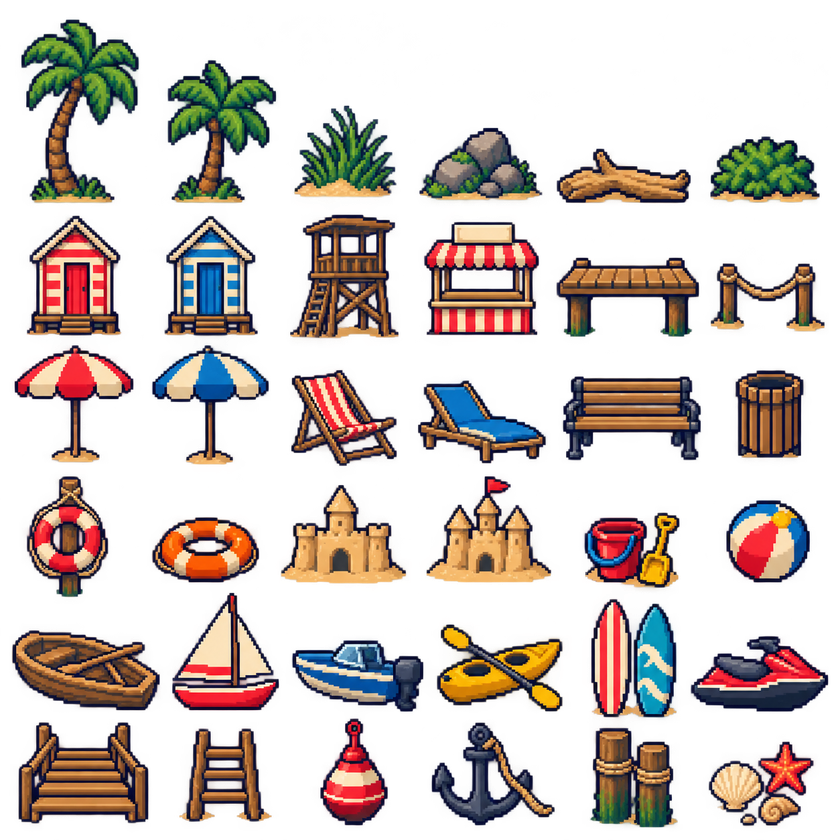
#> input picture assets/reference/beach-props-sheet-v1/source.png, 840 x 840 px, shrunk from 1254 x 1254 before the run
$ python prepare_beach_props_v1.py
#> lines starting #> are read from the running program, lines starting #| are printed output that depends on the picture; after the words box and inside, x2 and y2 are one past the last pixel; in counts of white or black regions, pixels touching at a corner belong together
### tools/prepare_food_icons_v1.py
"""Cuts the 81 items out of the Retro Pixel Food Icon Collection sheet, reduces each to a small pixel-art
cell and adds one Art Lab comparison per item (titles start with "FOOD ").

Usage:  python tools/prepare_food_icons_v1.py ["path/to/sheet.png"]
Needs only numpy and Pillow. Safe to re-run: it replaces the earlier "FOOD NN ..." entries in data/art_lab.json.

How an item is made
  1. Background: dark outline pixels are walls, the background is flood-filled in from the sheet border.
  2. Items are the connected blobs left over (found on a 1/3 scale mask).
  3. Each item is palette-quantised, then reduced block by block: majority colour per block, but the dark
     outline wins a block when it covers a fifth of it, so outlines stay one clean pixel wide.
  4. Scale follows the live foods: the hot dog on the sheet becomes a 32 px wide cell, shown at 0.25 as 8 px
     wide (4x art, so the pixels land on single screen pixels at the 1280x720 window).
"""
import json
import sys
from pathlib import Path

import numpy as np
from PIL import Image

ROOT = Path(__file__).resolve().parent.parent
SHEET = Path(sys.argv[1] if len(sys.argv) > 1 else r"C:\Users\david\Desktop\GAssets\Retro Pixel Food Icon Collection.png")
OUT_DIR = ROOT / "assets" / "lab" / "food-icons-v1"  # assets/lab is imported by Godot and excluded from exports
ATLAS = OUT_DIR / "food-icons-atlas-v1.png"
RES_ATLAS = "res://assets/lab/food-icons-v1/food-icons-atlas-v1.png"
LAB = ROOT / "data" / "art_lab.json"

WALL_LUMA = 55  # outline pixels block the background fill
ART_SCALE = 4  # art px per game px: the cell is drawn at 4x and shown at 0.25, so 1 art px = 1 screen px at the 1280x720 window
HOTDOG_ART_WIDTH = 8.0 * ART_SCALE  # px the sheet's hot dog (item 54) becomes in the art cell
OUTLINE_SHARE = 0.20  # a block turns into outline when this share of its opaque pixels is outline
OUTLINE_LUMA = 36  # palette colours darker than this are outline; chocolate and coffee browns stay fill
PALETTE_COLOURS = 20
LIVE_SHEET_ITEM = 54

# index -> (name, live food it is compared against, True when that food is a real match)
PIZZA, DOUGHNUT, SANDWICH = "food_half_eaten_pizza", "food_half_eaten_doughnut", "food_half_eaten_sandwich"
CREAM, BAG, BOX, FISH, DOG = "food_ice_cream", "food_crisps_bag", "food_crisps_box", "food_fried_fish", "food_hotdog"
ITEMS = [
	("PIZZA SLICE CHEESE", PIZZA, True), ("PIZZA SLICE PEPPERONI", PIZZA, True), ("PIZZA SLICE MUSHROOM", PIZZA, True),
	("PIZZA SLICE VEGGIE", PIZZA, True), ("PIZZA SLICE HAWAIIAN", PIZZA, True), ("PIZZA SLICE WHITE", PIZZA, True),
	("PIZZA SLICE HAM CORN", PIZZA, True), ("PIZZA SLICE ROCKET", PIZZA, True), ("PIZZA SLICE BASIL", PIZZA, True),
	("PIZZA BOX", PIZZA, False),
	("PIZZA BASIL", PIZZA, True), ("PIZZA PEPPERONI", PIZZA, True), ("PIZZA MUSHROOM", PIZZA, True), ("PIZZA VEGGIE", PIZZA, True),
	("PIZZA HAWAIIAN", PIZZA, True), ("PIZZA ROCKET", PIZZA, True), ("PIZZA MARGHERITA", PIZZA, True),
	("DOUGHNUT PINK SPRINKLES", DOUGHNUT, True), ("DOUGHNUT CHOC SPRINKLES", DOUGHNUT, True), ("DOUGHNUT WHITE SPRINKLES", DOUGHNUT, True),
	("DOUGHNUT PLAIN", DOUGHNUT, True), ("DOUGHNUT CHOC DRIZZLE", DOUGHNUT, True), ("DOUGHNUT PINK DRIZZLE", DOUGHNUT, True),
	("DOUGHNUT SUGAR", DOUGHNUT, True), ("DOUGHNUT CHOC NUTS", DOUGHNUT, True), ("DOUGHNUT BERRY", DOUGHNUT, True),
	("DOUGHNUT BOX", DOUGHNUT, False),
	("CONE VANILLA", CREAM, True), ("CONE CHOCOLATE", CREAM, True), ("CONE STRAWBERRY", CREAM, True), ("CONE MINT", CREAM, True),
	("CONE STRAWBERRY SWIRL", CREAM, True), ("CONE CHOC VANILLA SWIRL", CREAM, True), ("CONE CHOC STRAWB SCOOPS", CREAM, True),
	("CONE VANILLA MINT SCOOPS", CREAM, True),
	("LOLLY CHOC NUT", CREAM, True), ("LOLLY CHOCOLATE", CREAM, True), ("LOLLY STRAWBERRY", CREAM, True),
	("LOLLY ORANGE", CREAM, True), ("LOLLY ROCKET", CREAM, True), ("LOLLY CHOCOLATE 2", CREAM, True),
	("ICE CREAM CART", CREAM, False), ("ICE CREAM SIGN", CREAM, False),
	("FRIES CHECK CUP", BAG, True), ("FRIES WHITE CONE", BAG, True), ("FRIES BLUE CONE", BAG, True), ("FRIES PAPER CONE", BAG, True),
	("ONION RING BUCKET", BAG, True), ("NUGGET BUCKET", BAG, True), ("POPCORN BUCKET", BAG, True),
	("FISH AND CHIPS TRAY", FISH, True), ("CHIPS AND DIP TRAY", BOX, True), ("ONION RING TRAY", BOX, True), ("ONION RING TRAY SMALL", BOX, True),
	("HOT DOG MUSTARD", DOG, True), ("HOT DOG RELISH", DOG, True), ("HOT DOG KETCHUP MUSTARD", DOG, True), ("HOT DOG LOADED", DOG, True),
	("BURGER 1", SANDWICH, True), ("BURGER 2", SANDWICH, True), ("BURGER 3", SANDWICH, True),
	("WRAP", SANDWICH, True), ("SUB HAM SALAD", SANDWICH, True), ("PANINI", SANDWICH, True),
	("CAN RED", BOX, False), ("CAN BLUE", BOX, False), ("CAN GREEN", BOX, False), ("CAN ORANGE", BOX, False),
	("BOTTLE KETCHUP", BOX, False), ("BOTTLE MUSTARD", BOX, False), ("BOTTLE MAYO", BOX, False),
	("COFFEE CUP", BOX, False), ("COLA GLASS", BOX, False), ("MILKSHAKE", BOX, False), ("ORANGE JUICE", BOX, False),
	("WATER BOTTLE", BOX, False), ("COCONUT DRINK", BOX, False), ("SALT SHAKER", BOX, False), ("PEPPER SHAKER", BOX, False),
	("NAPKIN DISPENSER", BOX, False), ("CUTLERY CRATE", BOX, False),
]


# [26 lines left out: functions dilate, item_mask, not called in this run]


def label(mask: np.ndarray) -> np.ndarray:
	h, w = mask.shape
	big = 10 ** 12
	lab = np.where(mask, np.arange(1, h * w + 1).reshape(h, w), 0).astype(np.int64)
	while True:  # min-label propagation; fine on the 1/3 scale mask
		p = np.pad(lab, 1)
		best = np.where(mask, lab, big)
		for dy in (0, 1, 2):
			for dx in (0, 1, 2):
				q = p[dy:dy + h, dx:dx + w]
				best = np.minimum(best, np.where(q > 0, q, big))
		new = np.where(mask, best, 0)
		if (new == lab).all():
			return lab
		lab = new


# [111 lines left out: functions find_items, reduce_item, pack, main, not called in this run]


# [2 lines that do not run on import are left out]

### tools/prepare_beach_props_v1.py
"""Cuts five background props (bucket and spade, beach ball, two lifebuoys, shells, jet ski) out of the 36-prop
beach sheet, reduces each to game-scale pixel art and adds Art Lab entries in the "bgprops" category.

Usage:  python tools/prepare_beach_props_v1.py
Needs numpy and Pillow. Safe to re-run: it replaces the earlier "BG PROP ..." entries in data/art_lab.json.
Items are found as connected opaque blobs of the sheet's alpha (the sheet is a clean cut-out); the reduction is
prepare_food_icons_v1.reduce_item (one clean outline, flat colours). Cells are drawn at 4x and shown at visual_scale 0.25.
"""
import json
from pathlib import Path

import numpy as np
from PIL import Image

import prepare_food_icons_v1 as food  # reduce_item, label

ROOT = Path(__file__).resolve().parent.parent
SHEET = ROOT / "assets" / "reference" / "beach-props-sheet-v1" / "source.png"
OUT_DIR = ROOT / "assets" / "sprites" / "beach-props-v1"  # wired into levels 2 and 3 (data/sprites.json beach_* ids)
LAB = ROOT / "data" / "art_lab.json"
ALPHA_MIN = 100  # the sheet's opaque pixels sit at 249-254, its halo at 1-3
GRID = 6  # the sheet is a 6x6 grid of props
ART_SCALE = 4  # art px per game px: cells are drawn at 4x and shown at visual_scale 0.25

# name, (row, col) on the sheet, width in game px (the cell is ART_SCALE times wider), live prop shown beside it, why that one
PROPS = [
	("BUCKET AND SPADE", (3, 4), 20, "beach_castle", "SAND TOY SIZE REF"),
	("BEACH BALL", (3, 5), 12, "beach_castle", "SIZE REF"),
	("LIFEBUOY HUNG", (3, 0), 16, "beach_chair", "SIZE REF"),
	("LIFEBUOY FLAT", (3, 1), 26, "beach_chair", "SIZE REF"),
	("SHELLS", (5, 5), 18, "beach_rocks", "GROUND CLUTTER SIZE REF"),
	("JET SKI", (4, 5), 44, "beach_rocks", "SIZE REF"),
]


def blobs(mask: np.ndarray) -> list[tuple[int, int, int, int]]:
	"""Bounding boxes of the connected opaque blobs, found on a 1/4 scale mask joined by a 3 px dilation."""
	small = mask[::4, ::4]
	grown = small.copy()
	for dy in (-1, 0, 1):
		for dx in (-1, 0, 1):
			grown |= np.roll(np.roll(small, dy, 0), dx, 1)
	lab = food.label(grown)
	boxes = []
	for n in range(1, lab.max() + 1):
		ys, xs = np.nonzero((lab == n) & small)
		if len(ys) > 40:
			boxes.append((xs.min() * 4, ys.min() * 4, xs.max() * 4 + 4, ys.max() * 4 + 4))
	return boxes


def main() -> None:
	rgba = np.array(Image.open(SHEET).convert("RGBA"))
#> rgba is the input picture: shape (840, 840, 4); mean R, G, B, A 49.7, 37.3, 31.3, 83.9
	mask = rgba[:, :, 3] >= ALPHA_MIN
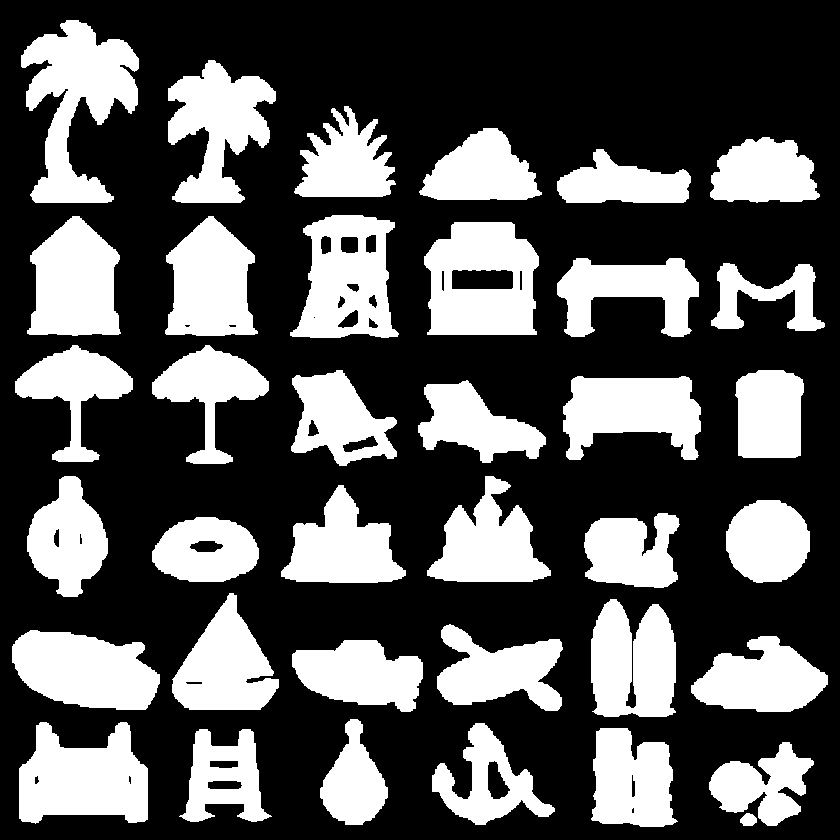
#> mask: shape (840, 840) bool; 33.7% white; 37 white regions, largest, box (x1, y1, x2, y2) and area: (21, 20, 139, 203) 10991, (424, 222, 539, 335) 9899, (19, 722, 148, 824) 9485
	rgb = rgba[:, :, :3]
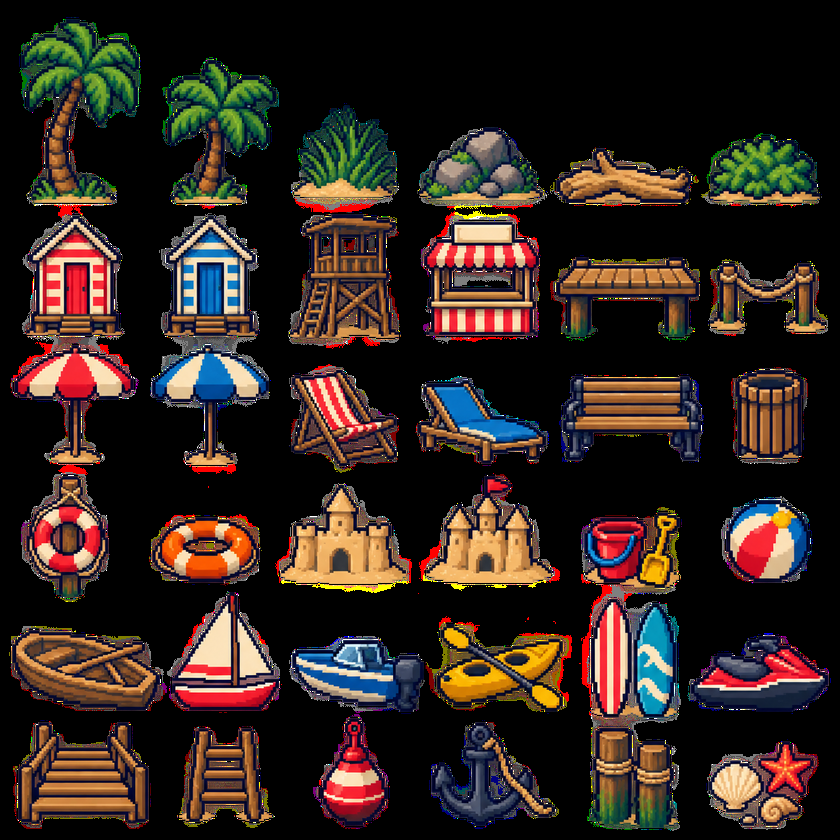
#> rgb: shape (840, 840, 3); mean R, G, B 49.7, 37.3, 31.3
	boxes = blobs(mask)
#> in blobs, `small = mask[::4, ::4]`:
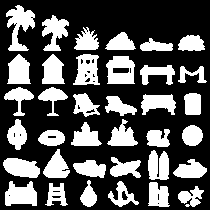
#> small: shape (210, 210) bool; 33.8% white; 36 white regions, largest, box (x1, y1, x2, y2) and area: (6, 5, 35, 51) 680, (106, 56, 135, 84) 613, (5, 181, 37, 206) 593
#> after the loop in blobs, `for dy in (-1, 0, 1):`:
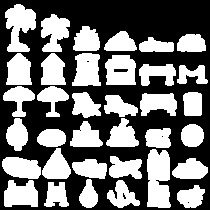
#> grown: shape (210, 210) bool; 44.8% white; 35 white regions, largest, box (x1, y1, x2, y2) and area: (147, 149, 171, 208) 1188, (5, 4, 36, 52) 934, (105, 55, 136, 85) 780
#> the loop in label, `while True:` made 59 passes
#> pass 1, in label, `p = np.pad(lab, 1)`:
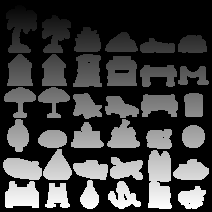
#> p: shape (212, 212) int64; min 0, max 43666, mean 10714.5; drawn with min black and max white
#> pass 1, in label, `best = np.where(mask, lab, big)`:
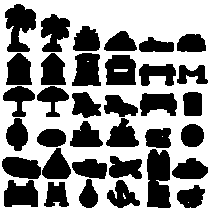
#> best: shape (210, 210) int64; min 857, max 1e+12, mean 5.52e+11; drawn with min black and max white
#> after the loop in label, `while True:`:
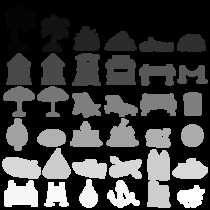
#> lab: shape (210, 210) int64; min 0, max 39045, mean 9535; drawn with min black and max white
#> after the loop in blobs, `for n in range(1, lab.max() + 1):`: boxes = 35 items, first 6: (24, 20, 140, 204), (168, 60, 276, 204), (296, 108, 396, 200), (420, 128, 544, 200), (712, 140, 820, 204), (560, 152, 692, 204)
	cell = rgba.shape[0] / GRID
#> cell = 140
	OUT_DIR.mkdir(parents=True, exist_ok=True)
#> (the run stopped early here; a loop or call above may not have finished)
